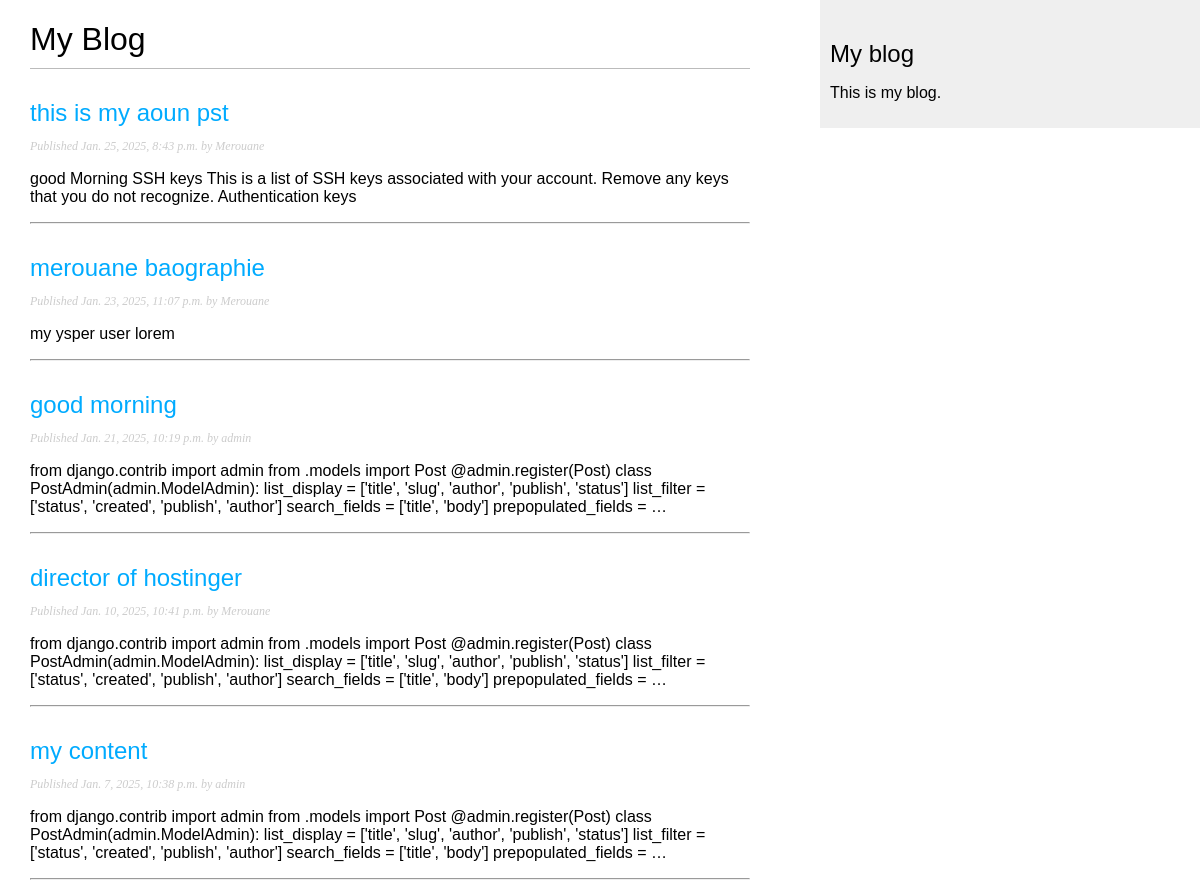
Screenshot of /blog/ with the database file from the repository.
### blog/models.py (models this page shows, shortened)
class Post(models.Model):
    class Status(models.TextChoices):
        DRAFT = 'DF', 'Draft'
        PUBLISHED = 'PB', 'Published'
    title = models.CharField(max_length=250)
    slug = models.SlugField(max_length=250)
    author = models.ForeignKey(User, on_delete=models.CASCADE, related_name='blog_posts')
    body = models.TextField()
    publish = models.DateTimeField(default=timezone.now)
    created = models.DateTimeField(auto_now_add=True)
    updated = models.DateTimeField(auto_now=True)
    status = models.CharField(max_length=2, choices=Status.choices, default=Status.DRAFT)
    class Meta:
        ordering = ['-publish']
        indexes = [
            models.Index(fields=['-publish']),
        ]

### blog/views.py (the view)
# urls.py: path('', views.post_list, name='post_list'),
def post_list(request):
    posts = Post.objects.all()
    return render(request, 'blog/post/list.html', {'posts': posts})

### blog/templates/blog/Post/list.html (shortened to what this page needs)
{% extends "blog/base.html" %}
{% block content %}
<h1>My Blog</h1>
{% for post in posts %}
<h2>
<a href="{% url 'blog:post_detail' post.id %}"> {{ post.title }} </a>
</h2>
<p class="date">Published {{ post.publish }} by {{ post.author }}</p>
{{ post.body|truncatewords:30|linebreaks }}
<hr />
{% endfor %}
{% endblock %}

### blog/templates/blog/base.html (shortened to what this page needs)
{% load static %}
<!DOCTYPE html>
<html>
<head>
    <link href="{% static "css/blog.css" %}" rel="stylesheet">
</head>
<body>
    <div id="content">{% block content %} {% endblock %}</div>
    <div id="sidebar">
        <h2>My blog</h2>
        <p>This is my blog.</p>
    </div>
</body>
</html>

### blog/static/css/blog.css (style rules this page uses)
body { margin:0; padding:0; font-family:helvetica, sans-serif; }
a { color:#00abff; text-decoration:none; }
h1 { font-weight:normal; border-bottom:1px solid #bbb; padding:0 0 10px 0; }
h2 { font-weight:normal; margin:30px 0 0; }
#content { float:left; width:60%; padding:0 0 0 30px; }
#sidebar { float:right; width:30%; padding:10px; background:#efefef; height:100%; }
p.date { color:#ccc; font-family: georgia, serif; font-size: 12px; font-style: italic; }

### rows the page displays
Post: title "this is my aoun pst", publish "Jan. 25, 2025, 8:43 p.m.", author "Merouane", body "good Morning SSH keys This is a list of SSH keys associated with your account. Remove any keys that you do not recognize. Authentication keys"
Post: title "merouane baographie", publish "Jan. 23, 2025, 11:07 p.m.", author "Merouane", body "my ysper user lorem"
Post: title "good morning", publish "Jan. 21, 2025, 10:19 p.m.", author "admin", body "from django.contrib import admin from .models import Post @admin.register(Post) class PostAdmin(admin.ModelAdmin): list_display = ['title', 'slug', 'author', 'publish', 'status'] list_filter = ['status', 'created', 'publish', 'author'] search_fields = ['title', 'body'] prepopulated_fields = …"
Post: title "director of hostinger", publish "Jan. 10, 2025, 10:41 p.m.", author "Merouane", body "from django.contrib import admin from .models import Post @admin.register(Post) class PostAdmin(admin.ModelAdmin): list_display = ['title', 'slug', 'author', 'publish', 'status'] list_filter = ['status', 'created', 'publish', 'author'] search_fields = ['title', 'body'] prepopulated_fields = …"
Post: title "my content", publish "Jan. 7, 2025, 10:38 p.m.", author "admin", body "from django.contrib import admin from .models import Post @admin.register(Post) class PostAdmin(admin.ModelAdmin): list_display = ['title', 'slug', 'author', 'publish', 'status'] list_filter = ['status', 'created', 'publish', 'author'] search_fields = ['title', 'body'] prepopulated_fields = …"
